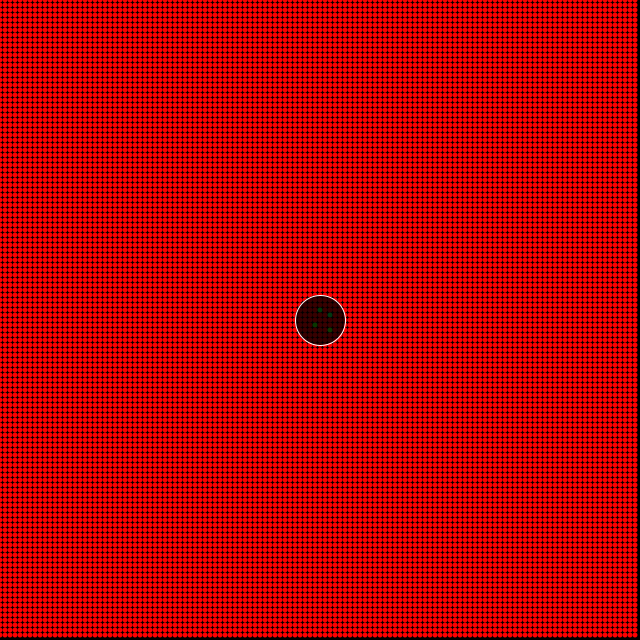
Frame 1 (no input)
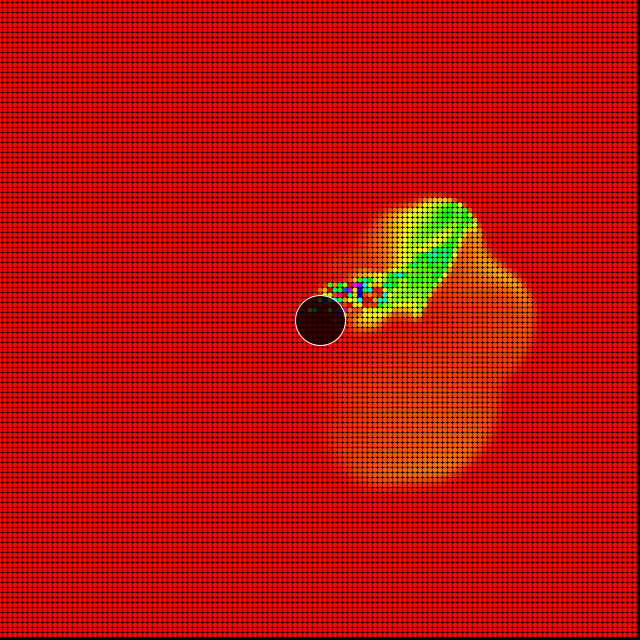
Frame 60 (the mouse pressed at the canvas centre just before this capture)
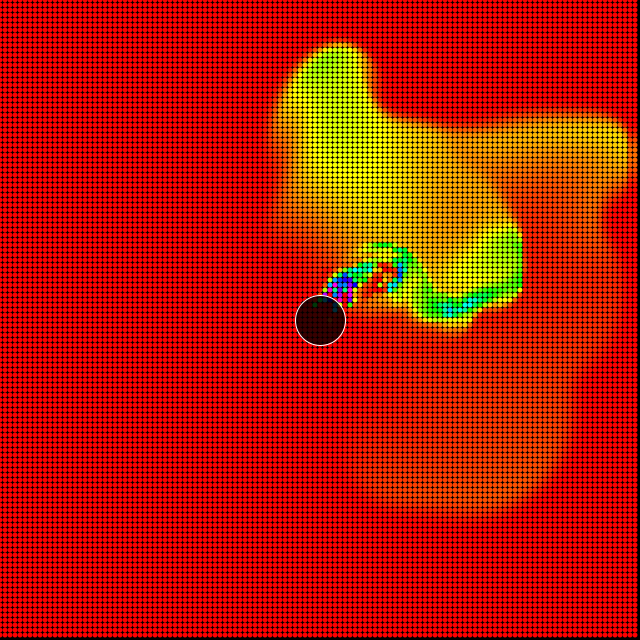
Frame 120 (the mouse held since frame 60 and released just before this capture)

The Processing sketch that drew these frames (run headless with seeded random() and noise(); from frame 60 on, the mouse is pressed at the canvas centre):

// Processing sketch: sketch
// ── sketch.pde
final int N = 128;
final int iter = 16;
final int SCALE = 5;
float t = 0;

Fluid fluid;

void settings() {
  size(N*SCALE, N*SCALE);
}

void setup() {
  fluid = new Fluid(5, 0, .00000001);
  
}

void mouseDragged() {
  fluid.addDensity(mouseX/SCALE, mouseY/SCALE, 500);
  float amtX = mouseX - pmouseX;
  float amtY = mouseY - pmouseY;
  fluid.addVelocity(mouseX/SCALE, mouseY/SCALE, amtX, amtY);

}

void draw() {
  background(0,10);
  
  int cx = int(.5*width/SCALE);
  int cy = int(.5*height/SCALE);
  
  for(int i = -1; i <= 1; i++) {
    for (int j = -1; j <= 1; j++) {
      fluid.addDensity(cx + i, cy + j, random(100, 5000));
    }
  }
  
  float angle = noise(t) * TWO_PI * 2;
  PVector v = PVector.fromAngle(angle);
  v.mult(0.1);
  t += 0.01;
  fluid.addVelocity(cx, cy, v.x, v.y);
  
  fluid.step();
  fluid.renderD();
  fluid.renderV();
  fluid.fadeD();
  push();
  fill(0,200);
  circle(width/2, height/2, 50);
  pop();
  
}

// ── Fluid.pde
int IX(int x, int y) {
  x = constrain(x, 0, N-1);
  y = constrain(y, 0, N-1);
  return x + (y * N);
}

class Fluid {
    int size;
    float dt;
    float diff;
    float visc;
    
    float[] s;
    float[] density;
    
    float[] Vx;
    float[] Vy;

    float[] Vx0;
    float[] Vy0;
  
  Fluid(float dt, float diffusion, float viscosity) {
    
    this.size = N;
    this.dt = dt;
    this.diff = diffusion;
    this.visc = viscosity;
    
    this.s = new float[N*N];
    this.density = new float[N*N];
    
    this.Vx = new float[N*N];
    this.Vy = new float[N*N];
    
    this.Vx0 = new float[N*N];
    this.Vy0 = new float[N*N];
  }
  
void step() {
    int N          = this.size;
    float visc     = this.visc;
    float diff     = this.diff;
    float dt       = this.dt;
    float[] Vx      = this.Vx;
    float[] Vy      = this.Vy;
    float[] Vx0     = this.Vx0;
    float[] Vy0     = this.Vy0;
    float[] s       = this.s;
    float[] density = this.density;
    
    diffuse(1, Vx0, Vx, visc, dt);
    diffuse(2, Vy0, Vy, visc, dt);
    
    project(Vx0, Vy0, Vx, Vy);
    
    advect(1, Vx, Vx0, Vx0, Vy0, dt);
    advect(2, Vy, Vy0, Vx0, Vy0, dt);
    
    project(Vx, Vy, Vx0, Vy0);
    
    diffuse(0, s, density, diff, dt);
    advect(0, density, s, Vx, Vy, dt);
}
  
  void addDensity(int x, int y, float amount) {
     int index = IX(x, y);
     this.density[index] += amount;
  }
  
  void addVelocity(int x, int y, float amountX, float amountY) {
     int index = IX(x, y);
     this.Vx[index] += amountX;
     this.Vy[index] += amountY;
  }
  
  void renderD() {
    colorMode(HSB, 255, 255, 1);
    
    for (int i = 0; i < N; i++) {
      for (int j = 0; j < N; j++) {
        float x = i * SCALE;
        float y = j * SCALE;
        float d = constrain(this.density[IX(i, j)], 0, 255);
        fill(d, 255, 255, 255);
        noStroke();
        circle(x, y, SCALE);
      }
    }
  }
  
  void fadeD() {
    for (int i = 0; i < this.density.length; i++) {
      float d = density[i];
      density[i] = constrain(d-.01, 0 ,255);
    }
  }
  
  void renderV() {
   for (int i = 0; i < N; i++) {
     for (int j = 0; j < N; j++) {
       float x = i * SCALE;
       float y = j * SCALE;
       float vx = this.Vx[IX(i, j)];
       float vy = this.Vy[IX(i, j)];
       stroke(255);
       
       if(!(abs(vx) < 0.1 && abs(vy) <= 0.1)) {
         line(x, y, x + vx*SCALE, y + vy*SCALE);
       }
     }
   }
  }
  
}

// ── fluidHelpers.pde
void diffuse(int b, float[] x, float[] x0, float diff, float dt) {
  float a = dt * diff * (N - 1) * (N - 2);
  lin_solve(b, x, x0, a, 1 + 6 * a);
}

void lin_solve(int b, float[] x, float[] x0, float a, float c)
{
    float cRecip = 1.0 / c;
    for (int k = 0; k < iter; k++) {
            for (int j = 1; j < N - 1; j++) {
                for (int i = 1; i < N - 1; i++) {
                    x[IX(i, j)] =
                        (x0[IX(i, j)]
                            + a*(    x[IX(i+1, j)]
                                    +x[IX(i-1, j)]
                                    +x[IX(i  , j+1)]
                                    +x[IX(i  , j-1)]
                           )) * cRecip;
                }
            }
        set_bnd(b, x);
    }
}

void project(float[] velocX, float[] velocY, float[] p, float[] div)
{
    for (int j = 1; j < N - 1; j++) {
        for (int i = 1; i < N - 1; i++) {
            div[IX(i, j)] = -0.5f*(
                     velocX[IX(i+1, j)]
                    -velocX[IX(i-1, j)]
                    +velocY[IX(i  , j+1)]
                    -velocY[IX(i  , j-1)]
                )/N;
            p[IX(i, j)] = 0;
        }
    }
    set_bnd(0, div); 
    set_bnd(0, p);
    lin_solve(0, p, div, 1, 6);
    
    for (int j = 1; j < N - 1; j++) {
        for (int i = 1; i < N - 1; i++) {
            velocX[IX(i, j)] -= 0.5f * (  p[IX(i+1, j)]
                                            -p[IX(i-1, j)]) * N;
            velocY[IX(i, j)] -= 0.5f * (  p[IX(i, j+1)]
                                            -p[IX(i, j-1)]) * N;
        }
    }
    set_bnd(1, velocX);
    set_bnd(2, velocY);
}

void advect(int b, float[] d, float[] d0,  float[] velocX, float[] velocY, float dt)
{
    float i0, i1, j0, j1;
    
    float dtx = dt * (N - 2);
    float dty = dt * (N - 2);
    
    float s0, s1, t0, t1;
    float tmp1, tmp2, x, y;
    
    float Nfloat = N;
    float ifloat, jfloat, kfloat;
    int i, j;
    
    for(j = 1, jfloat = 1; j < N - 1; j++, jfloat++) { 
        for(i = 1, ifloat = 1; i < N - 1; i++, ifloat++) {
            tmp1 = dtx * velocX[IX(i, j)];
            tmp2 = dty * velocY[IX(i, j)];
            x    = ifloat - tmp1; 
            y    = jfloat - tmp2;
            
            if(x < 0.5f) x = 0.5f; 
            if(x > Nfloat + 0.5f) x = Nfloat + 0.5f; 
            i0 = floor(x); 
            i1 = i0 + 1.0f;
            if(y < 0.5f) y = 0.5f; 
            if(y > Nfloat + 0.5f) y = Nfloat + 0.5f; 
            j0 = floor(y);
            j1 = j0 + 1.0f; 
            
            s1 = x - i0; 
            s0 = 1.0f - s1; 
            t1 = y - j0; 
            t0 = 1.0f - t1;
            
            int i0i = int(i0);
            int i1i = int(i1);
            int j0i = int(j0);
            int j1i = int(j1);
            
            d[IX(i, j)] = 
                s0 * ( t0 * d0[IX(i0i, j0i)] + t1 * d0[IX(i0i, j1i)]) + 
                s1 * ( t0 * d0[IX(i1i, j0i)] + t1 * d0[IX(i1i, j1i)]);
        }
    }
    set_bnd(b, d);
}

void set_bnd(int b, float[] x)
{
    for(int i = 1; i < N - 1; i++) {
        x[IX(i, 0)] = b == 2 ? -x[IX(i, 1)] : x[IX(i, 1)];
        x[IX(i, N-1)] = b == 2 ? -x[IX(i, N-2)] : x[IX(i, N-2)];
    }
    for(int j = 1; j < N - 1; j++) {
        x[IX(0  , j)] = b == 1 ? -x[IX(1  , j)] : x[IX(1  , j)];
        x[IX(N-1, j)] = b == 1 ? -x[IX(N-2, j)] : x[IX(N-2, j)];
    }
    
  x[IX(0, 0)] = 0.5f * (x[IX(1, 0)] + x[IX(0, 1)]);
  x[IX(0, N-1)] = 0.5f * (x[IX(1, N-1)] + x[IX(0, N-2)]);
  x[IX(N-1, 0)] = 0.5f * (x[IX(N-2, 0)] + x[IX(N-1, 1)]);
  x[IX(N-1, N-1)] = 0.5f * (x[IX(N-2, N-1)] + x[IX(N-1, N-2)]);
}
